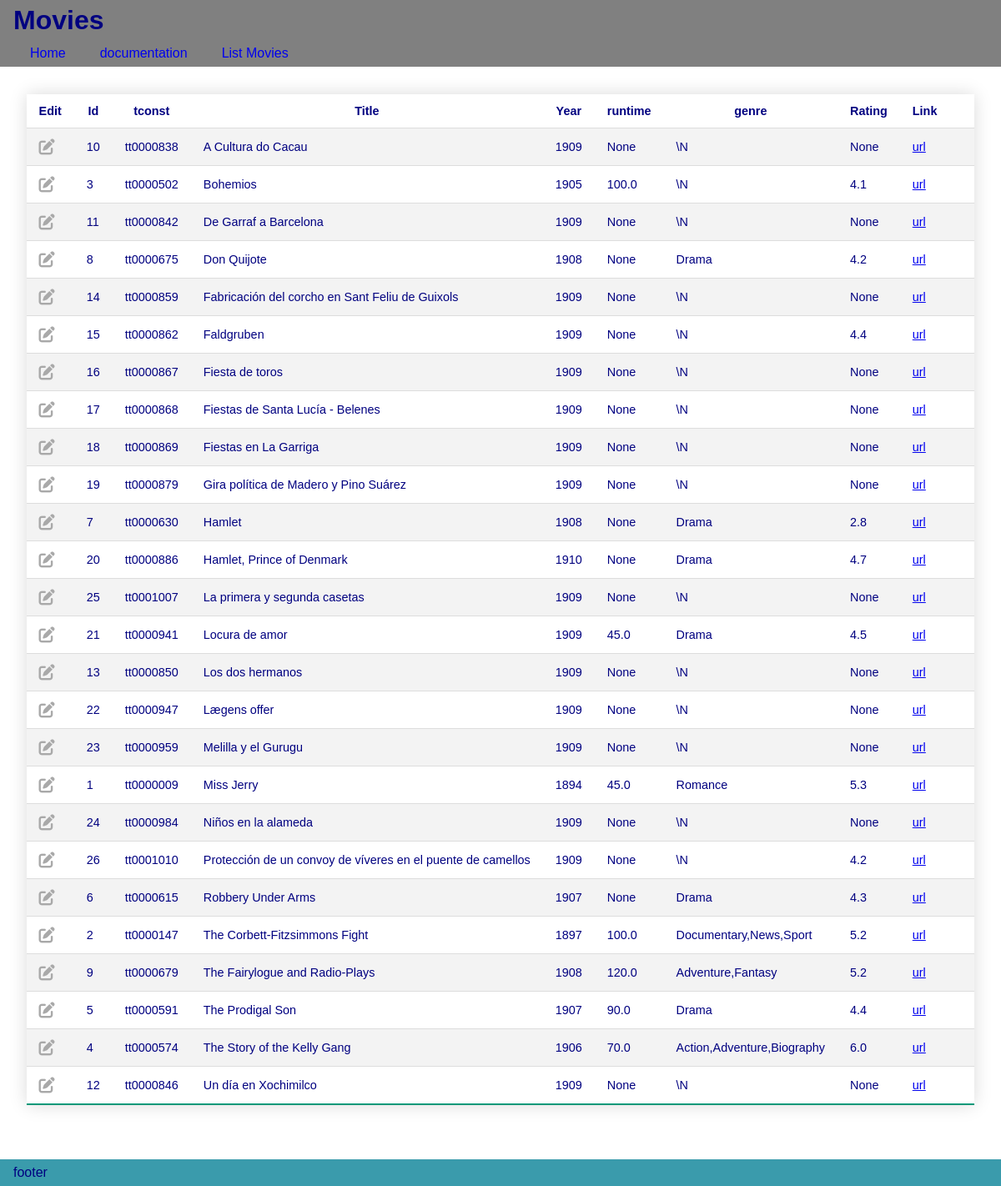
The page /get_form_list_data on the database its author committed.
### models.py (models this page shows)
class BaseModel(SQLModel):
    id: Optional[int] = Field(default=None, primary_key=True)
    tconst: Optional[int] = Field(primary_key=True,default=None)

class Movies(BaseModel, table=True):
    id: Optional[int] = Field(default=None, primary_key=True)
    tconst: str = Field(default=None, foreign_key="ratings.tconst")
    titleType: Optional[str]
    primaryTitle: str = Field(min_length = 1, max_length = 150, index=True)
    startYear: Optional[int]
    runtimeMinutes: Optional[float]
    genres:Optional[str]= Field(nullable=True)

class Ratings(SQLModel, table=True):
    tconst: str = Field(primary_key=True,default=None)
    averageRating: float
    numVotes: int = Field(nullable=True)

### main.py (the view)
@app.get('/get_form_list_data', response_class=HTMLResponse)
async def get_form_data_list(request:Request,sort = "primaryTitle"):
    with Session(engine) as session:
        statement = select(Movies.id,Movies.tconst,Movies.primaryTitle,Movies.startYear,Movies.runtimeMinutes,Movies.genres, Ratings.averageRating).join(Ratings,Movies.tconst==Ratings.tconst, isouter=True)
        if sort:
            print(f"sorting by: {sort}")
            statement = statement.order_by(convert_sort(sort))
        results = session.exec(statement).all()
        context = {'request': request, 'movies':results, 'page_title':'Movies list'}
    return templates.TemplateResponse('form_list_data.html', context)

### templates/form_list_data.html
{% extends 'layout.html' %}
{% block content %}
<div class="form-container">
        <table class="styled-table">
            <tr>
                <th>Edit</th>
                <th>Id</th>
                <th>tconst</th>
                <th>Title</th>
                <th>Year</th>
                <th>runtime</th>
                <th>genre</th>
                <th>Rating</th>
                <th>Link</th>
            </tr>
            {% for item in movies %}
            <tr>
                <td>
                    <a href="{{request.base_url}}get_form_edit_data/{{item.id}}" title="Click to edit">
                        <span class="fa fa-edit"></span>
                    </a>
                </td>
                <td>
                    {{item.id}}
                </td>
                <td>
                    {{item.tconst}}
                </td>
                <td>
                    {{item.primaryTitle}}
                </td>
                <td>
                    {{item.startYear}}
                </td>
                <td>
                    {{item.runtimeMinutes}}
                </td>
                <td>
                    {{item.genres}}
                </td>
                <td>
                    {{item.averageRating}}
                </td>
                <td>
                    <a href="https://www.imdb.com/title/{{item.tconst}}">url</a>
                </td>
                <td>
                </td>
            </tr>
            {% endfor %}
        </table>
</div>
{% endblock %}

### templates/layout.html (shortened to what this page needs)
<!DOCTYPE html>
<html lang="en">
<head>
    <link rel="stylesheet" href="{{ url_for('static', path='/styles.css') }}">
</head>
<body>
    <header><h1>Movies</h1></header>
    <nav>
        <a href="{{request.base_url}}">Home</a>
        <a href="{{request.base_url}}docs">documentation</a>
        <a href="{{request.base_url}}get_form_list_data">List Movies</a>
    </nav>
    <main>
        {% block content %}{% endblock %}
    </main>
    <footer>footer</footer>
</body>
</html>

### static/styles.css (style rules this page uses)
* { margin:0; }
body { font-family: Arial, Helvetica, sans-serif; color:navy; }
header { height: 3rem; line-height: 3rem; background-color: grey; }
nav { height: 2rem; line-height: 2rem; background-color: grey; display:flex; }
main { margin-bottom: 4rem; padding: 8px; }
footer { position:fixed; bottom:0; width:100%; height:2rem; line-height:2rem; background-color: #3A9BAC; }
header, nav, footer { padding: 0 1rem 0 1rem; }
nav a { display: inline-block; height: 100%; padding: 0 20px 0 20px; text-decoration:none; border-right: solid 1px grey; }
.form-container { display: flex; justify-content: center; }
.fa { font-size: 1.2rem; text-decoration: none; color: darkgray; }
.styled-table { border-collapse: collapse; margin: 25px 0; font-size: 0.9em; font-family: sans-serif; min-width: 400px; box-shadow: 0 0 20px rgba(0, 0, 0, 0.15); }
.styled-table th, .styled-table td { padding: 12px 15px; }
.styled-table tbody tr { border-bottom: 1px solid #dddddd; }
.styled-table tbody tr:nth-of-type(even) { background-color: #f3f3f3; }
.styled-table tbody tr:last-of-type { border-bottom: 2px solid #009879; }

### rows shown on the page
Movies: id "10", tconst "tt0000838", primaryTitle "A Cultura do Cacau", startYear "1909", runtimeMinutes "None", genres "\\N", averageRating "None"
Movies: id "3", tconst "tt0000502", primaryTitle "Bohemios", startYear "1905", runtimeMinutes "100.0", genres "\\N", averageRating "4.1"
Movies: id "11", tconst "tt0000842", primaryTitle "De Garraf a Barcelona", startYear "1909", runtimeMinutes "None", genres "\\N", averageRating "None"
Movies: id "8", tconst "tt0000675", primaryTitle "Don Quijote", startYear "1908", runtimeMinutes "None", genres "Drama", averageRating "4.2"
Movies: id "14", tconst "tt0000859", primaryTitle "Fabricación del corcho en Sant Feliu de Guixols", startYear "1909", runtimeMinutes "None", genres "\\N", averageRating "None"
Movies: id "15", tconst "tt0000862", primaryTitle "Faldgruben", startYear "1909", runtimeMinutes "None", genres "\\N", averageRating "4.4"
Movies: id "16", tconst "tt0000867", primaryTitle "Fiesta de toros", startYear "1909", runtimeMinutes "None", genres "\\N", averageRating "None"
Movies: id "17", tconst "tt0000868", primaryTitle "Fiestas de Santa Lucía - Belenes", startYear "1909", runtimeMinutes "None", genres "\\N", averageRating "None"
Movies: id "18", tconst "tt0000869", primaryTitle "Fiestas en La Garriga", startYear "1909", runtimeMinutes "None", genres "\\N", averageRating "None"
Movies: id "19", tconst "tt0000879", primaryTitle "Gira política de Madero y Pino Suárez", startYear "1909", runtimeMinutes "None", genres "\\N", averageRating "None"
Movies: id "7", tconst "tt0000630", primaryTitle "Hamlet", startYear "1908", runtimeMinutes "None", genres "Drama", averageRating "2.8"
Movies: id "20", tconst "tt0000886", primaryTitle "Hamlet, Prince of Denmark", startYear "1910", runtimeMinutes "None", genres "Drama", averageRating "4.7"
Movies: id "25", tconst "tt0001007", primaryTitle "La primera y segunda casetas", startYear "1909", runtimeMinutes "None", genres "\\N", averageRating "None"
Movies: id "21", tconst "tt0000941", primaryTitle "Locura de amor", startYear "1909", runtimeMinutes "45.0", genres "Drama", averageRating "4.5"
Movies: id "13", tconst "tt0000850", primaryTitle "Los dos hermanos", startYear "1909", runtimeMinutes "None", genres "\\N", averageRating "None"
Movies: id "22", tconst "tt0000947", primaryTitle "Lægens offer", startYear "1909", runtimeMinutes "None", genres "\\N", averageRating "None"
Movies: id "23", tconst "tt0000959", primaryTitle "Melilla y el Gurugu", startYear "1909", runtimeMinutes "None", genres "\\N", averageRating "None"
Movies: id "1", tconst "tt0000009", primaryTitle "Miss Jerry", startYear "1894", runtimeMinutes "45.0", genres "Romance", averageRating "5.3"
Movies: id "24", tconst "tt0000984", primaryTitle "Niños en la alameda", startYear "1909", runtimeMinutes "None", genres "\\N", averageRating "None"
Movies: id "26", tconst "tt0001010", primaryTitle "Protección de un convoy de víveres en el puente de camellos", startYear "1909", runtimeMinutes "None", genres "\\N", averageRating "4.2"
Movies: id "6", tconst "tt0000615", primaryTitle "Robbery Under Arms", startYear "1907", runtimeMinutes "None", genres "Drama", averageRating "4.3"
Movies: id "2", tconst "tt0000147", primaryTitle "The Corbett-Fitzsimmons Fight", startYear "1897", runtimeMinutes "100.0", genres "Documentary,News,Sport", averageRating "5.2"
Movies: id "9", tconst "tt0000679", primaryTitle "The Fairylogue and Radio-Plays", startYear "1908", runtimeMinutes "120.0", genres "Adventure,Fantasy", averageRating "5.2"
Movies: id "5", tconst "tt0000591", primaryTitle "The Prodigal Son", startYear "1907", runtimeMinutes "90.0", genres "Drama", averageRating "4.4"
Movies: id "4", tconst "tt0000574", primaryTitle "The Story of the Kelly Gang", startYear "1906", runtimeMinutes "70.0", genres "Action,Adventure,Biography", averageRating "6.0"
Movies: id "12", tconst "tt0000846", primaryTitle "Un día en Xochimilco", startYear "1909", runtimeMinutes "None", genres "\\N", averageRating "None"
